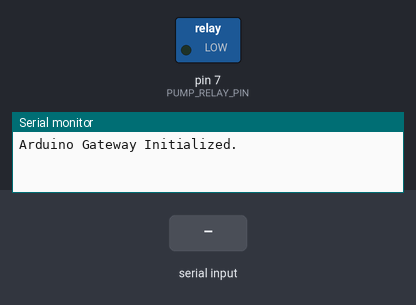
Simulated run of this sketch. Board: Arduino Uno, built with avr-gcc and run on an emulated ATmega328P. Shown: switched loads named in the sketch (green lamp = pin HIGH), the last lines printed to the serial monitor. The inputs (shaded band) are chosen by the test bench.

Above: at 1.3 s.
1.4 s: "ON\n" received over Serial
At 2.5 s:
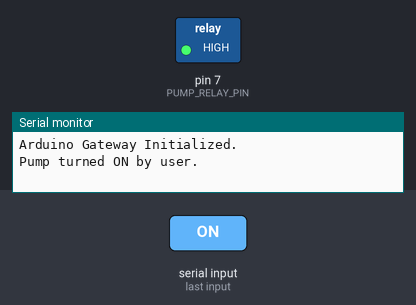
4.4 s: "OFF\n" received over Serial
At 4.8 s:
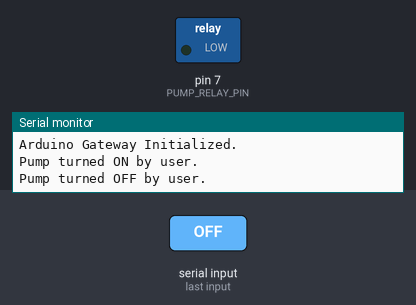
Timing chart, 0 to 7.4 s (numbered marks = the images above; inputs shaded):
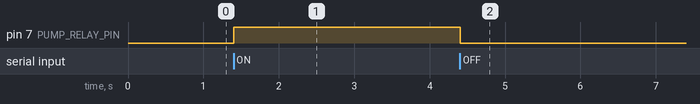

The sketch:

CONEX-REYAX.ino
```cpp
#include <SoftwareSerial.h> // Required for SoftwareSerial on Uno/Nano

// Define pins for SoftwareSerial communication with Reyax module
// Connect Arduino Pin 10 to Reyax TXD
// Connect Arduino Pin 11 to Reyax RXD
// YOU MUST CONNECT THESE PINS AS SPECIFIED OR CHANGE THEM HERE!
const int REYAX_RX_PIN = 10; // Arduino RX pin for Reyax (Reyax TX to Arduino RX)
const int REYAX_TX_PIN = 11; // Arduino TX pin for Reyax (Reyax RX to Arduino TX)

SoftwareSerial ReyaxSerial(REYAX_RX_PIN, REYAX_TX_PIN); // RX, TX

// Pump Relay Pin Definition for Arduino
const int PUMP_RELAY_PIN = 7; // Pump relay control pin connected to Arduino Digital Pin 7

void setup() {
  // Initialize Hardware Serial (USB) for communication with VB.NET
  // Baud rate MUST match your VB.NET application's configuration
  Serial.begin(115200);

  // Initialize SoftwareSerial for communication with the Reyax module
  // Baud rate MUST match your Reyax module's configuration
  ReyaxSerial.begin(115200);

  // Set the pump relay pin as an OUTPUT
  pinMode(PUMP_RELAY_PIN, OUTPUT);
  // Ensure pump starts OFF
  digitalWrite(PUMP_RELAY_PIN, LOW); // Assuming LOW keeps the pump OFF

  delay(100);
  Serial.println("Arduino Gateway Initialized.");
}

void loop() {
  String receivedSensorData = "";

  // Check if data is available from the Reyax module
  while (ReyaxSerial.available()) {
    receivedSensorData = ReyaxSerial.readStringUntil('\n'); // Read until newline
    receivedSensorData.trim(); // Remove any whitespace
    Serial.print("Received from Reyax: "); // Debugging to USB Serial
    Serial.println(receivedSensorData);    // Debugging to USB Serial
  }

  // Get current pump status (from Arduino's own relay pin)
  int currentPumpStatus = digitalRead(PUMP_RELAY_PIN);

  // If we received sensor data from Reyax, combine it with pump status and send to VB.NET
  if (receivedSensorData.length() > 0) {
    // Expected format from ESP32: "T:XX.X,H:YYY"
    // We add pump status: "T:XX.X,H:YYY,P:Z"
    String dataToSendToVB = receivedSensorData + ",P:" + String(currentPumpStatus);
    Serial.println(dataToSendToVB); // Send to VB.NET via USB Serial
  }

  // --- Handle incoming commands from VB.NET ---
  // This part remains the same as before, handling "ON", "OFF", "AUTO" commands.
  // It's still called from loop, or could be in serialEvent if preferred.
  if (Serial.available()) {
    String command = Serial.readStringUntil('\n');
    command.trim();
    command.toUpperCase();

    if (command == "ON") {
      digitalWrite(PUMP_RELAY_PIN, HIGH); // Turn pump ON
      Serial.println("Pump turned ON by user.");
    } else if (command == "OFF") {
      digitalWrite(PUMP_RELAY_PIN, LOW);  // Turn pump OFF
      Serial.println("Pump turned OFF by user.");
    } else if (command == "AUTO") {
      Serial.println("System switched to AUTO mode.");
    }
  }

  delay(100); // Small delay to prevent constantly busy-looping, adjust as needed.
              // The main sensor data sending is still controlled by the ESP32's 2-second delay.
}
```

Measured:
- after the input at 1.4 s, pin 7 (PUMP_RELAY_PIN): LOW → HIGH at once
- after the input at 4.4 s, pin 7 (PUMP_RELAY_PIN): HIGH → LOW at once
